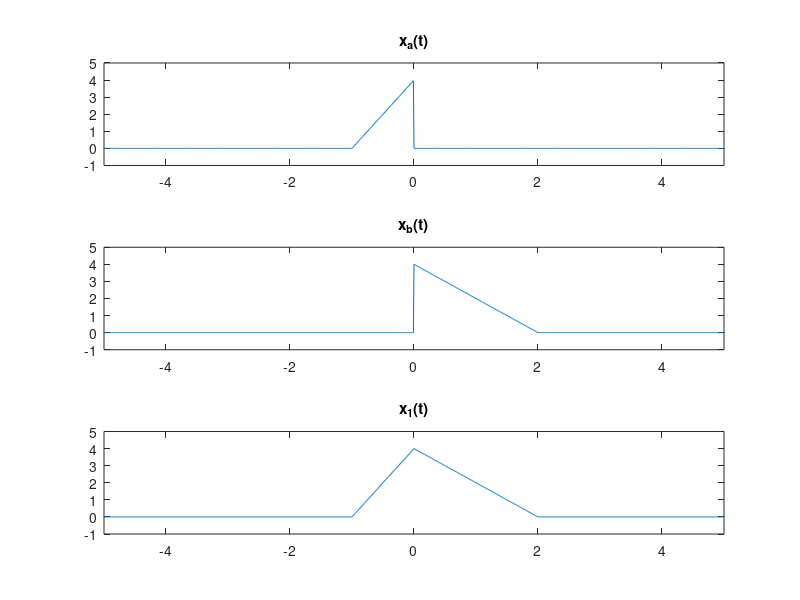
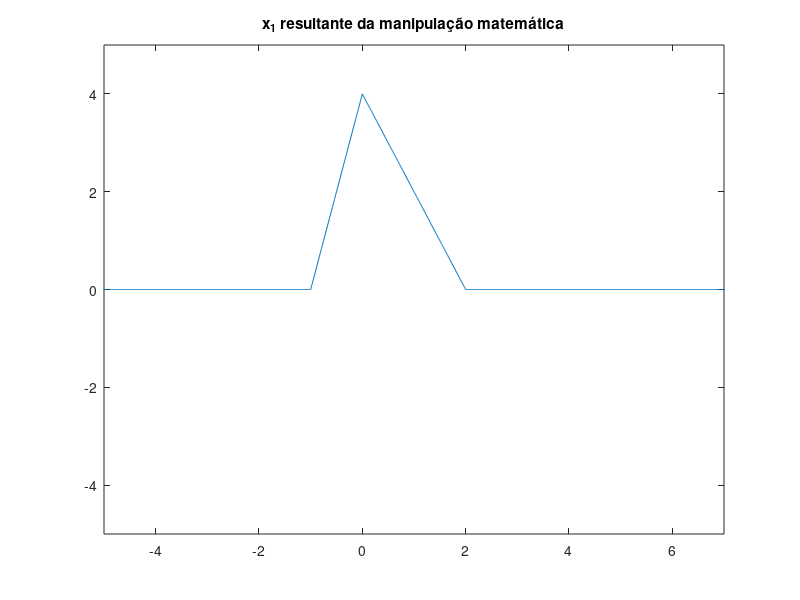
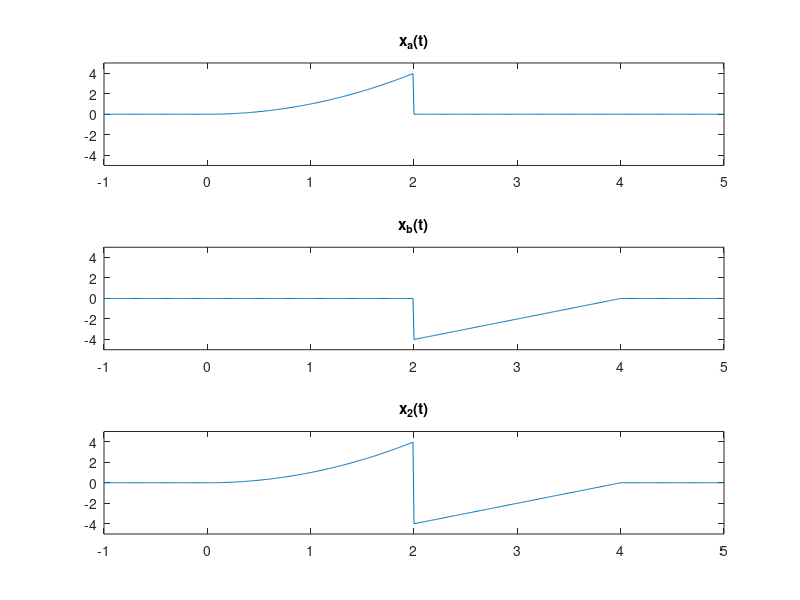
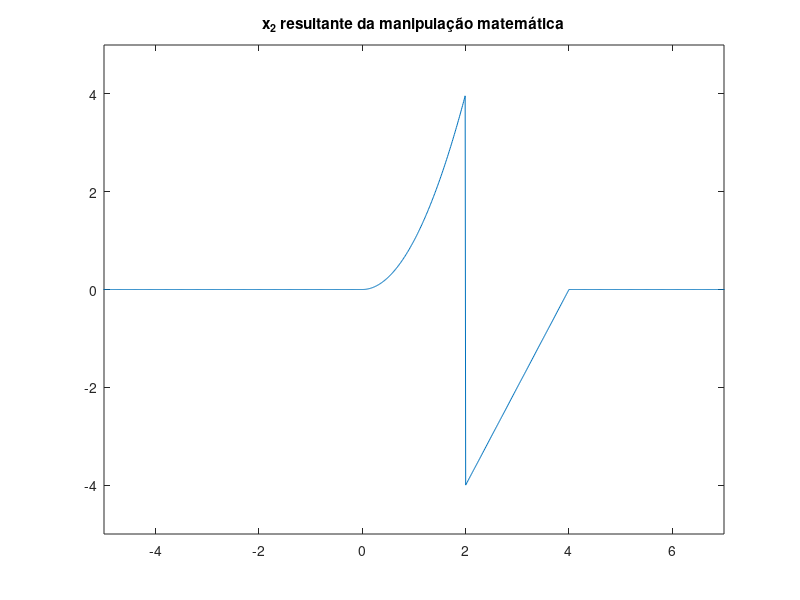

Here is the MATLAB script that generated these plots, in order:
clear all; close all; clc;

# a

# criando sinal
u=@(t) t>=0;

xa=@(t) (4*t+4).*(u(t+1)-u(t));
xb=@(t) (-2*t+4).*(u(t)-u(t-2));
x1=@(t) xa(t)+xb(t);

t=-10:0.01:20;

# parte 1, xa(t)
figure(5)
subplot(3,1,1)
plot(t, xa(t))
axis([-5 5 -1 5])
title('x_a(t)')

# parte 2, xb(t)
subplot(3,1,2)
plot(t, xb(t))
axis([-5 5 -1 5])
title('x_b(t)')

# xa(t) + xb(t) = x1(t)
subplot(3,1,3)
plot(t, x1(t))
axis([-5 5 -1 5])
title('x_1(t)')

# final
xfinal1=@(t) (4*t+4).*u(t+1)-6*t.*u(t)+(2*t-4).*u(t-2);
figure(6)
plot(t,xfinal1(t))
axis([-5 7 -5 5])
title('x_1 resultante da manipulação matemática');

# b

# criando o sinal
u=@(t) t>=0;

xa=@(t) (t.^2).*(u(t)-u(t-2));
xb=@(t) (2*t-8).*(u(t-2)-u(t-4));
x2=@(t) xa(t)+xb(t);

t=-10:0.01:20;

# parte 1, xa(t)
figure(7)
subplot(3,1,1)
plot(t, xa(t))
axis([-1 5 -5 5])
title('x_a(t)')

# parte 2, xb(t)
subplot(3,1,2)
plot(t, xb(t))
axis([-1 5 -5 5])
title('x_b(t)')

# xa(t) + xb(t) = x2(t)
subplot(3,1,3)
plot(t, x2(t))
axis([-1 5 -5 5])
title('x_2(t)')

# final
xfinal2=@(t) t.^2.*u(t)-(t.^2-2*t+8).*u(t-2)-(2*t-8).*u(t-4);
figure(8)
plot(t,xfinal2(t))
axis([-5 7 -5 5])
title('x_2 resultante da manipulação matemática')
